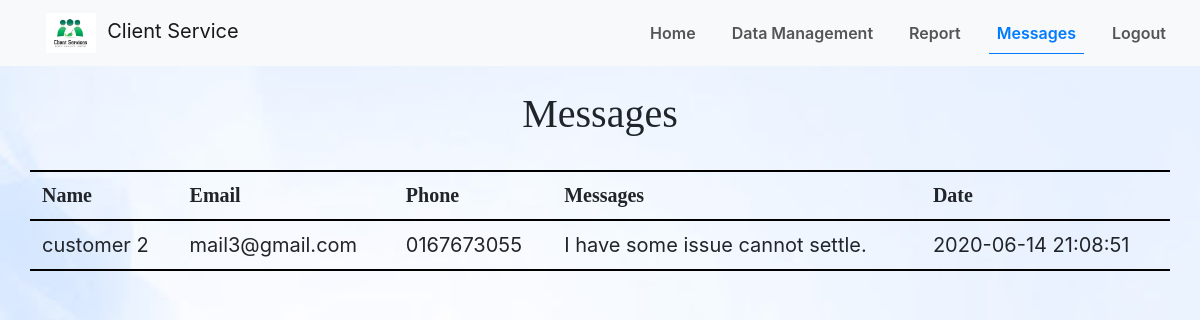
/message.php, run on the app's committed database.
### tables this page shows
CREATE TABLE `contact` (
  `contact_id` int(20) NOT NULL,
  `contact_name` varchar(256) NOT NULL,
  `contact_email` varchar(256) NOT NULL,
  `contact_phone` char(20) NOT NULL,
  `contact_message` text NOT NULL,
  `contact_date` datetime NOT NULL DEFAULT CURRENT_TIMESTAMP
);

### message.php (the view, shortened to what this page needs)
<html>
<head>
<link rel="stylesheet" href="css/message.css?v=<?php echo time();?>">
<link rel="stylesheet" href="https://stackpath.bootstrapcdn.com/bootstrap/4.5.0/css/bootstrap.min.css">
<link rel="stylesheet" href="https://stackpath.bootstrapcdn.com/font-awesome/4.7.0/css/font-awesome.min.css">
</head>
<section id="nav-bar">
    <nav class="navbar navbar-expand-lg navbar-light bg-light">
        <a class="navbar-brand" href="#"><img src="img/clientservice.jpg">&nbsp;&nbsp;Client Service</a>
        <div class="collapse navbar-collapse" id="navbarNav">
          <ul class="navbar-nav ml-auto">
            <li class="nav-item">
              <a class="nav-link" href="admin.php">Home</a>
            </li>
            <li class="nav-item">
              <a class="nav-link" href="datamanagement.php">Data Management</a>
            </li>
            <li class="nav-item">
              <a class="nav-link" href="report.php">Report</a>
            </li>
            <li class="nav-item active">
              <a class="menu-active" href="message.php">Messages</a>
            </li>
            <li class="nav-item">
              <a class="nav-link" href="logout.php">Logout</a>
            </li>
          </ul>
        </div>
      </nav>
</section>
<body style="background:url(img/background3.jpg);background-size:100%;">
<div class="banner">
        <div class="container"><br>
            <h1 class="heading">Messages</h1>
            <br>
<?php
    $con = mysqli_connect("localhost","root","","dbphpsearch");
    $query = "SELECT * FROM contact";
    $result = mysqli_query($con, $query);
?>
<div class="row justify-content-center">
    <table class="table">
        <thead>
            <tr>
                <th>Name</th>
                <th>Email</th>
                <th>Phone</th>
                <th>Messages</th>
                <th>Date</th>
            </tr>
        </thead>
<?php
            while($row = mysqli_fetch_assoc($result)): ?>
                <tr>
                    <td style="border-bottom:1px solid #D3D3D3;"><?php echo $row['contact_name']; ?></td>
                    <td style="border-bottom:1px solid #D3D3D3;"><?php echo $row['contact_email']; ?></td>
                    <td style="border-bottom:1px solid #D3D3D3;"><?php echo $row['contact_phone']; ?></td>
                    <td style="border-bottom:1px solid #D3D3D3;"><?php echo $row['contact_message']; ?></td>
                    <td style="border-bottom:1px solid #D3D3D3;"><?php echo $row['contact_date']; ?></td>
                </tr>
            <?php endwhile; ?>
    </table>
</div>
</body>
</html>

### css/message.css (style rules this page uses)
* { margin: 0; padding: 0; }
#nav-bar { position: sticky; top: 0; z-index: 10; }
.navbar-brand img { height: 40px; padding-left: 30px; }
.navbar-nav li { padding: 0 10px; }
.navbar-nav li a { float: right; text-align: left; }
.navbar { background: #fff; }
.nav-link { color: #555!important; font-weight: 600; font-size: 16px; }
.menu-active { color: #007bff!important; font-weight: 600; font-size: 16px; padding: 8px 8px; border-bottom: 1px solid #007bff; }
th { font-family: 'Times New Roman'; font-size: 24px; }
.table { margin-top: 0px; margin-right: 60px; border-bottom: 2px solid; }
table.table { width: 100%; margin-left: auto; margin-right: auto; }
.table thead tr th { border-top: 2px solid black; border-bottom: 2px solid black; }
.table, th, td { font-size: 20px; border-bottom: 2px solid black; }
h1 { font-family: 'Times New Roman'; text-align: center; }

### data on the page
contact: contact_name "customer 2", contact_email "mail3@gmail.com", contact_phone "0167673055", contact_message "I have some issue cannot settle.", contact_date "2020-06-14 21:08:51"
